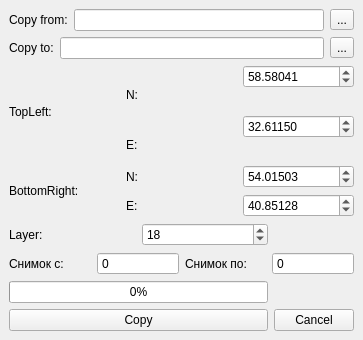
<?xml version="1.0" encoding="UTF-8"?>
<ui version="4.0">
 <class>MainWindow</class>
 <widget class="QMainWindow" name="MainWindow">
  <property name="geometry">
   <rect>
    <x>0</x>
    <y>0</y>
    <width>363</width>
    <height>340</height>
   </rect>
  </property>
  <property name="windowTitle">
   <string>MainWindow</string>
  </property>
  <widget class="QWidget" name="centralwidget">
   <layout class="QGridLayout" name="gridLayout_7">
    <item row="0" column="0" colspan="2">
     <layout class="QGridLayout" name="gridLayout">
      <item row="0" column="0">
       <widget class="QLabel" name="label">
        <property name="text">
         <string>Copy from:</string>
        </property>
       </widget>
      </item>
      <item row="0" column="1">
       <widget class="QLineEdit" name="src_path_lineEdit"/>
      </item>
      <item row="0" column="2">
       <widget class="QToolButton" name="source_toolButton">
        <property name="text">
         <string>...</string>
        </property>
       </widget>
      </item>
     </layout>
    </item>
    <item row="1" column="0" colspan="2">
     <layout class="QGridLayout" name="gridLayout_2">
      <item row="0" column="0">
       <widget class="QLabel" name="label_2">
        <property name="text">
         <string>Copy to:</string>
        </property>
       </widget>
      </item>
      <item row="0" column="1">
       <widget class="QLineEdit" name="dst_path_lineEdit"/>
      </item>
      <item row="0" column="2">
       <widget class="QToolButton" name="dst_toolButton">
        <property name="text">
         <string>...</string>
        </property>
       </widget>
      </item>
     </layout>
    </item>
    <item row="2" column="0" colspan="2">
     <layout class="QGridLayout" name="gridLayout_4">
      <item row="0" column="2">
       <widget class="QDoubleSpinBox" name="top_left_N_doubleSpinBox">
        <property name="decimals">
         <number>5</number>
        </property>
        <property name="maximum">
         <double>999999.000000000000000</double>
        </property>
        <property name="value">
         <double>58.580410000000001</double>
        </property>
       </widget>
      </item>
      <item row="1" column="2" rowspan="2">
       <widget class="QDoubleSpinBox" name="top_left_E_doubleSpinBox">
        <property name="decimals">
         <number>5</number>
        </property>
        <property name="maximum">
         <double>999999.000000000000000</double>
        </property>
        <property name="value">
         <double>32.611499999999999</double>
        </property>
       </widget>
      </item>
      <item row="2" column="1">
       <widget class="QLabel" name="label_4">
        <property name="text">
         <string>E:</string>
        </property>
       </widget>
      </item>
      <item row="0" column="1" rowspan="2">
       <widget class="QLabel" name="label_3">
        <property name="text">
         <string>N:</string>
        </property>
       </widget>
      </item>
      <item row="0" column="0" rowspan="3">
       <widget class="QLabel" name="label_7">
        <property name="text">
         <string>TopLeft:</string>
        </property>
       </widget>
      </item>
     </layout>
    </item>
    <item row="3" column="0" colspan="2">
     <layout class="QGridLayout" name="gridLayout_3">
      <item row="0" column="2">
       <widget class="QDoubleSpinBox" name="bottom_right_N_doubleSpinBox">
        <property name="decimals">
         <number>5</number>
        </property>
        <property name="maximum">
         <double>999999.000000000000000</double>
        </property>
        <property name="value">
         <double>54.015030000000003</double>
        </property>
       </widget>
      </item>
      <item row="1" column="1">
       <widget class="QLabel" name="label_6">
        <property name="text">
         <string>E:</string>
        </property>
       </widget>
      </item>
      <item row="0" column="1">
       <widget class="QLabel" name="label_5">
        <property name="text">
         <string>N:</string>
        </property>
       </widget>
      </item>
      <item row="1" column="2">
       <widget class="QDoubleSpinBox" name="bottom_right_E_doubleSpinBox">
        <property name="decimals">
         <number>5</number>
        </property>
        <property name="maximum">
         <double>999999.000000000000000</double>
        </property>
        <property name="value">
         <double>40.851280000000003</double>
        </property>
       </widget>
      </item>
      <item row="0" column="0" rowspan="2">
       <widget class="QLabel" name="label_8">
        <property name="text">
         <string>BottomRight:</string>
        </property>
       </widget>
      </item>
     </layout>
    </item>
    <item row="4" column="0">
     <layout class="QGridLayout" name="gridLayout_5">
      <item row="0" column="0">
       <widget class="QLabel" name="label_9">
        <property name="text">
         <string>Layer:</string>
        </property>
       </widget>
      </item>
      <item row="0" column="1">
       <widget class="QSpinBox" name="spinBox">
        <property name="value">
         <number>18</number>
        </property>
       </widget>
      </item>
     </layout>
    </item>
    <item row="5" column="0" colspan="2">
     <layout class="QGridLayout" name="gridLayout_6">
      <item row="0" column="1">
       <widget class="QSpinBox" name="from_spinBox">
        <property name="buttonSymbols">
         <enum>QAbstractSpinBox::NoButtons</enum>
        </property>
        <property name="maximum">
         <number>999999999</number>
        </property>
       </widget>
      </item>
      <item row="0" column="3">
       <widget class="QSpinBox" name="to_spinBox">
        <property name="buttonSymbols">
         <enum>QAbstractSpinBox::NoButtons</enum>
        </property>
        <property name="maximum">
         <number>999999999</number>
        </property>
       </widget>
      </item>
      <item row="0" column="2">
       <widget class="QLabel" name="label_11">
        <property name="text">
         <string>Снимок по:</string>
        </property>
       </widget>
      </item>
      <item row="0" column="0">
       <widget class="QLabel" name="label_10">
        <property name="text">
         <string>Снимок с:</string>
        </property>
       </widget>
      </item>
     </layout>
    </item>
    <item row="6" column="0">
     <widget class="QProgressBar" name="progressBar">
      <property name="value">
       <number>0</number>
      </property>
     </widget>
    </item>
    <item row="7" column="0">
     <widget class="QPushButton" name="copy_pushButton">
      <property name="text">
       <string>Copy</string>
      </property>
     </widget>
    </item>
    <item row="7" column="1">
     <widget class="QPushButton" name="cancel_pushButton">
      <property name="text">
       <string>Cancel</string>
      </property>
     </widget>
    </item>
   </layout>
  </widget>
 </widget>
 <resources/>
 <connections/>
</ui>
